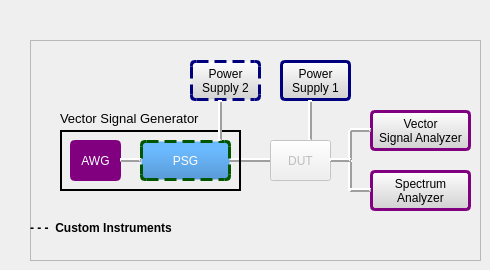
             <widget class="QWidget" name="page_7">
              <widget class="QFrame" name="frame_22">
               <property name="geometry">
                <rect>
                 <x>30</x>
                 <y>40</y>
                 <width>451</width>
                 <height>221</height>
                </rect>
               </property>
               <property name="frameShape">
                <enum>QFrame::StyledPanel</enum>
               </property>
               <property name="frameShadow">
                <enum>QFrame::Raised</enum>
               </property>
               <widget class="QLabel" name="label_77">
                <property name="geometry">
                 <rect>
                  <x>0</x>
                  <y>180</y>
                  <width>161</width>
                  <height>16</height>
                 </rect>
                </property>
                <property name="font">
                 <font>
                  <family>Arial</family>
                  <pointsize>9</pointsize>
                  <weight>75</weight>
                  <bold>true</bold>
                 </font>
                </property>
                <property name="text">
                 <string>- - -  Custom Instruments</string>
                </property>
               </widget>
               <widget class="QPushButton" name="pushButton_63">
                <property name="geometry">
                 <rect>
                  <x>250</x>
                  <y>20</y>
                  <width>71</width>
                  <height>41</height>
                 </rect>
                </property>
                <property name="font">
                 <font>
                  <family>Arial</family>
                  <pointsize>9</pointsize>
                  <weight>50</weight>
                  <bold>false</bold>
                 </font>
                </property>
                <property name="cursor">
                 <cursorShape>PointingHandCursor</cursorShape>
                </property>
                <property name="styleSheet">
                 <string notr="true">QPushButton {border:3px solid rgb(0, 0, 127); background-color:qlineargradient(spread:pad, x1:1, y1:1, x2:1, y2:0, stop:0 rgba(209, 209, 209, 255), stop:1 rgba(254, 254, 254, 255)); border-radius:5px;}</string>
                </property>
                <property name="text">
                 <string>Power 
Supply 1</string>
                </property>
               </widget>
               <widget class="QPushButton" name="pushButton_64">
                <property name="geometry">
                 <rect>
                  <x>340</x>
                  <y>70</y>
                  <width>101</width>
                  <height>41</height>
                 </rect>
                </property>
                <property name="font">
                 <font>
                  <family>Arial</family>
                  <pointsize>9</pointsize>
                  <weight>50</weight>
                  <bold>false</bold>
                 </font>
                </property>
                <property name="cursor">
                 <cursorShape>PointingHandCursor</cursorShape>
                </property>
                <property name="styleSheet">
                 <string notr="true">QPushButton{ border:3px solid purple;  background-color:qlineargradient(spread:pad, x1:1, y1:1, x2:1, y2:0, stop:0 rgba(209, 209, 209, 255), stop:1 rgba(254, 254, 254, 255)); border-radius:5px;}</string>
                </property>
                <property name="text">
                 <string>Vector 
Signal Analyzer</string>
                </property>
               </widget>
               <widget class="Line" name="line_96">
                <property name="geometry">
                 <rect>
                  <x>196</x>
                  <y>110</y>
                  <width>51</width>
                  <height>20</height>
                 </rect>
                </property>
                <property name="frameShadow">
                 <enum>QFrame::Raised</enum>
                </property>
                <property name="lineWidth">
                 <number>2</number>
                </property>
                <property name="orientation">
                 <enum>Qt::Horizontal</enum>
                </property>
               </widget>
               <widget class="Line" name="line_97">
                <property name="geometry">
                 <rect>
                  <x>310</x>
                  <y>90</y>
                  <width>20</width>
                  <height>31</height>
                 </rect>
                </property>
                <property name="frameShadow">
                 <enum>QFrame::Raised</enum>
                </property>
                <property name="lineWidth">
                 <number>2</number>
                </property>
                <property name="orientation">
                 <enum>Qt::Vertical</enum>
                </property>
               </widget>
               <widget class="QPushButton" name="pushButton_65">
                <property name="geometry">
                 <rect>
                  <x>160</x>
                  <y>20</y>
                  <width>71</width>
                  <height>41</height>
                 </rect>
                </property>
                <property name="font">
                 <font>
                  <family>Arial</family>
                  <pointsize>9</pointsize>
                  <weight>50</weight>
                  <bold>false</bold>
                 </font>
                </property>
                <property name="cursor">
                 <cursorShape>PointingHandCursor</cursorShape>
                </property>
                <property name="styleSheet">
                 <string notr="true">QPushButton {border:3px dashed rgb(0, 0, 127); background-color:qlineargradient(spread:pad, x1:1, y1:1, x2:1, y2:0, stop:0 rgba(209, 209, 209, 255), stop:1 rgba(254, 254, 254, 255)); border-radius:5px;}</string>
                </property>
                <property name="text">
                 <string>Power 
Supply 2</string>
                </property>
               </widget>
               <widget class="QPushButton" name="pushButton_66">
                <property name="geometry">
                 <rect>
                  <x>340</x>
                  <y>130</y>
                  <width>101</width>
                  <height>41</height>
                 </rect>
                </property>
                <property name="font">
                 <font>
                  <family>Arial</family>
                  <pointsize>9</pointsize>
                  <weight>50</weight>
                  <bold>false</bold>
                 </font>
                </property>
                <property name="cursor">
                 <cursorShape>PointingHandCursor</cursorShape>
                </property>
                <property name="styleSheet">
                 <string notr="true">QPushButton{ border:3px solid purple;  background-color:qlineargradient(spread:pad, x1:1, y1:1, x2:1, y2:0, stop:0 rgba(209, 209, 209, 255), stop:1 rgba(254, 254, 254, 255)); border-radius:5px;}</string>
                </property>
                <property name="text">
                 <string>Spectrum 
Analyzer</string>
                </property>
               </widget>
               <widget class="Line" name="line_98">
                <property name="geometry">
                 <rect>
                  <x>270</x>
                  <y>60</y>
                  <width>20</width>
                  <height>41</height>
                 </rect>
                </property>
                <property name="frameShadow">
                 <enum>QFrame::Raised</enum>
                </property>
                <property name="lineWidth">
                 <number>2</number>
                </property>
                <property name="orientation">
                 <enum>Qt::Vertical</enum>
                </property>
               </widget>
               <widget class="QPushButton" name="pushButton_67">
                <property name="enabled">
                 <bool>false</bool>
                </property>
                <property name="geometry">
                 <rect>
                  <x>240</x>
                  <y>100</y>
                  <width>61</width>
                  <height>41</height>
                 </rect>
                </property>
                <property name="font">
                 <font>
                  <family>Arial</family>
                  <pointsize>9</pointsize>
                 </font>
                </property>
                <property name="text">
                 <string>DUT</string>
                </property>
               </widget>
               <widget class="Line" name="line_99">
                <property name="geometry">
                 <rect>
                  <x>310</x>
                  <y>120</y>
                  <width>21</width>
                  <height>31</height>
                 </rect>
                </property>
                <property name="frameShadow">
                 <enum>QFrame::Raised</enum>
                </property>
                <property name="lineWidth">
                 <number>2</number>
                </property>
                <property name="orientation">
                 <enum>Qt::Vertical</enum>
                </property>
               </widget>
               <widget class="QFrame" name="frame_23">
                <property name="geometry">
                 <rect>
                  <x>30</x>
                  <y>90</y>
                  <width>181</width>
                  <height>61</height>
                 </rect>
                </property>
                <property name="frameShape">
                 <enum>QFrame::Box</enum>
                </property>
                <property name="frameShadow">
                 <enum>QFrame::Plain</enum>
                </property>
                <property name="lineWidth">
                 <number>2</number>
                </property>
                <widget class="QPushButton" name="awgWorkflowButton_6">
                 <property name="geometry">
                  <rect>
                   <x>10</x>
                   <y>10</y>
                   <width>51</width>
                   <height>41</height>
                  </rect>
                 </property>
                 <property name="font">
                  <font>
                   <family>Arial</family>
                   <pointsize>9</pointsize>
                   <weight>50</weight>
                   <bold>false</bold>
                  </font>
                 </property>
                 <property name="cursor">
                  <cursorShape>ArrowCursor</cursorShape>
                 </property>
                 <property name="styleSheet">
                  <string notr="true">QPushButton{ border:3px solid purple;  background-color:purple; border-radius:5px;color:white;}</string>
                 </property>
                 <property name="text">
                  <string>AWG</string>
                 </property>
                </widget>
                <widget class="QPushButton" name="pushButton_68">
                 <property name="geometry">
                  <rect>
                   <x>80</x>
                   <y>10</y>
                   <width>91</width>
                   <height>41</height>
                  </rect>
                 </property>
                 <property name="font">
                  <font>
                   <family>Arial</family>
                   <pointsize>9</pointsize>
                   <weight>50</weight>
                   <bold>false</bold>
                  </font>
                 </property>
                 <property name="cursor">
                  <cursorShape>PointingHandCursor</cursorShape>
                 </property>
                 <property name="styleSheet">
                  <string notr="true">QPushButton{ border:3px dashed #005500;  background-color:qlineargradient(spread:pad, x1:1, y1:1, x2:1, y2:0.21, stop:0 rgba(90, 154, 215, 255), stop:1 rgba(107, 186, 255, 255)); border-radius:5px;color:white}</string>
                 </property>
                 <property name="text">
                  <string>PSG</string>
                 </property>
                </widget>
                <widget class="Line" name="line_100">
                 <property name="geometry">
                  <rect>
                   <x>60</x>
                   <y>20</y>
                   <width>21</width>
                   <height>20</height>
                  </rect>
                 </property>
                 <property name="styleSheet">
                  <string notr="true"/>
                 </property>
                 <property name="frameShadow">
                  <enum>QFrame::Raised</enum>
                 </property>
                 <property name="lineWidth">
                  <number>2</number>
                 </property>
                 <property name="orientation">
                  <enum>Qt::Horizontal</enum>
                 </property>
                </widget>
               </widget>
               <widget class="Line" name="line_101">
                <property name="geometry">
                 <rect>
                  <x>300</x>
                  <y>110</y>
                  <width>21</width>
                  <height>20</height>
                 </rect>
                </property>
                <property name="frameShadow">
                 <enum>QFrame::Raised</enum>
                </property>
                <property name="lineWidth">
                 <number>2</number>
                </property>
                <property name="orientation">
                 <enum>Qt::Horizontal</enum>
                </property>
               </widget>
               <widget class="Line" name="line_102">
                <property name="geometry">
                 <rect>
                  <x>320</x>
                  <y>140</y>
                  <width>21</width>
                  <height>20</height>
                 </rect>
                </property>
                <property name="frameShadow">
                 <enum>QFrame::Raised</enum>
                </property>
                <property name="lineWidth">
                 <number>2</number>
                </property>
                <property name="orientation">
                 <enum>Qt::Horizontal</enum>
                </property>
               </widget>
               <widget class="QLabel" name="label_78">
                <property name="geometry">
                 <rect>
                  <x>30</x>
                  <y>70</y>
                  <width>141</width>
                  <height>16</height>
                 </rect>
                </property>
                <property name="font">
                 <font>
                  <pointsize>10</pointsize>
                 </font>
                </property>
                <property name="text">
                 <string>Vector Signal Generator</string>
                </property>
               </widget>
               <widget class="Line" name="line_103">
                <property name="geometry">
                 <rect>
                  <x>320</x>
                  <y>80</y>
                  <width>21</width>
                  <height>20</height>
                 </rect>
                </property>
                <property name="frameShadow">
                 <enum>QFrame::Raised</enum>
                </property>
                <property name="lineWidth">
                 <number>2</number>
                </property>
                <property name="orientation">
                 <enum>Qt::Horizontal</enum>
                </property>
               </widget>
               <widget class="Line" name="line_104">
                <property name="geometry">
                 <rect>
                  <x>180</x>
                  <y>60</y>
                  <width>20</width>
                  <height>41</height>
                 </rect>
                </property>
                <property name="frameShadow">
                 <enum>QFrame::Raised</enum>
                </property>
                <property name="lineWidth">
                 <number>2</number>
                </property>
                <property name="orientation">
                 <enum>Qt::Vertical</enum>
                </property>
               </widget>
              </widget>
             </widget>
